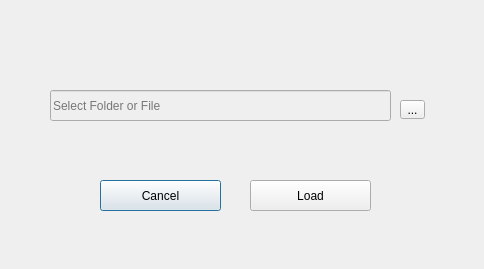
<?xml version="1.0" encoding="UTF-8"?>
<ui version="4.0">
 <class>Dialog</class>
 <widget class="QDialog" name="Dialog">
  <property name="enabled">
   <bool>true</bool>
  </property>
  <property name="geometry">
   <rect>
    <x>0</x>
    <y>0</y>
    <width>484</width>
    <height>269</height>
   </rect>
  </property>
  <property name="windowTitle">
   <string>Dialog</string>
  </property>
  <widget class="QLineEdit" name="files_path">
   <property name="enabled">
    <bool>false</bool>
   </property>
   <property name="geometry">
    <rect>
     <x>50</x>
     <y>90</y>
     <width>341</width>
     <height>31</height>
    </rect>
   </property>
   <property name="readOnly">
    <bool>true</bool>
   </property>
   <property name="placeholderText">
    <string>Select Folder or File</string>
   </property>
  </widget>
  <widget class="QPushButton" name="cancel_button">
   <property name="geometry">
    <rect>
     <x>100</x>
     <y>180</y>
     <width>121</width>
     <height>31</height>
    </rect>
   </property>
   <property name="text">
    <string>Cancel</string>
   </property>
  </widget>
  <widget class="QToolButton" name="files_button">
   <property name="geometry">
    <rect>
     <x>400</x>
     <y>100</y>
     <width>25</width>
     <height>19</height>
    </rect>
   </property>
   <property name="text">
    <string>...</string>
   </property>
  </widget>
  <widget class="QPushButton" name="load_button">
   <property name="geometry">
    <rect>
     <x>250</x>
     <y>180</y>
     <width>121</width>
     <height>31</height>
    </rect>
   </property>
   <property name="text">
    <string>Load</string>
   </property>
  </widget>
 </widget>
 <resources/>
 <connections/>
</ui>
